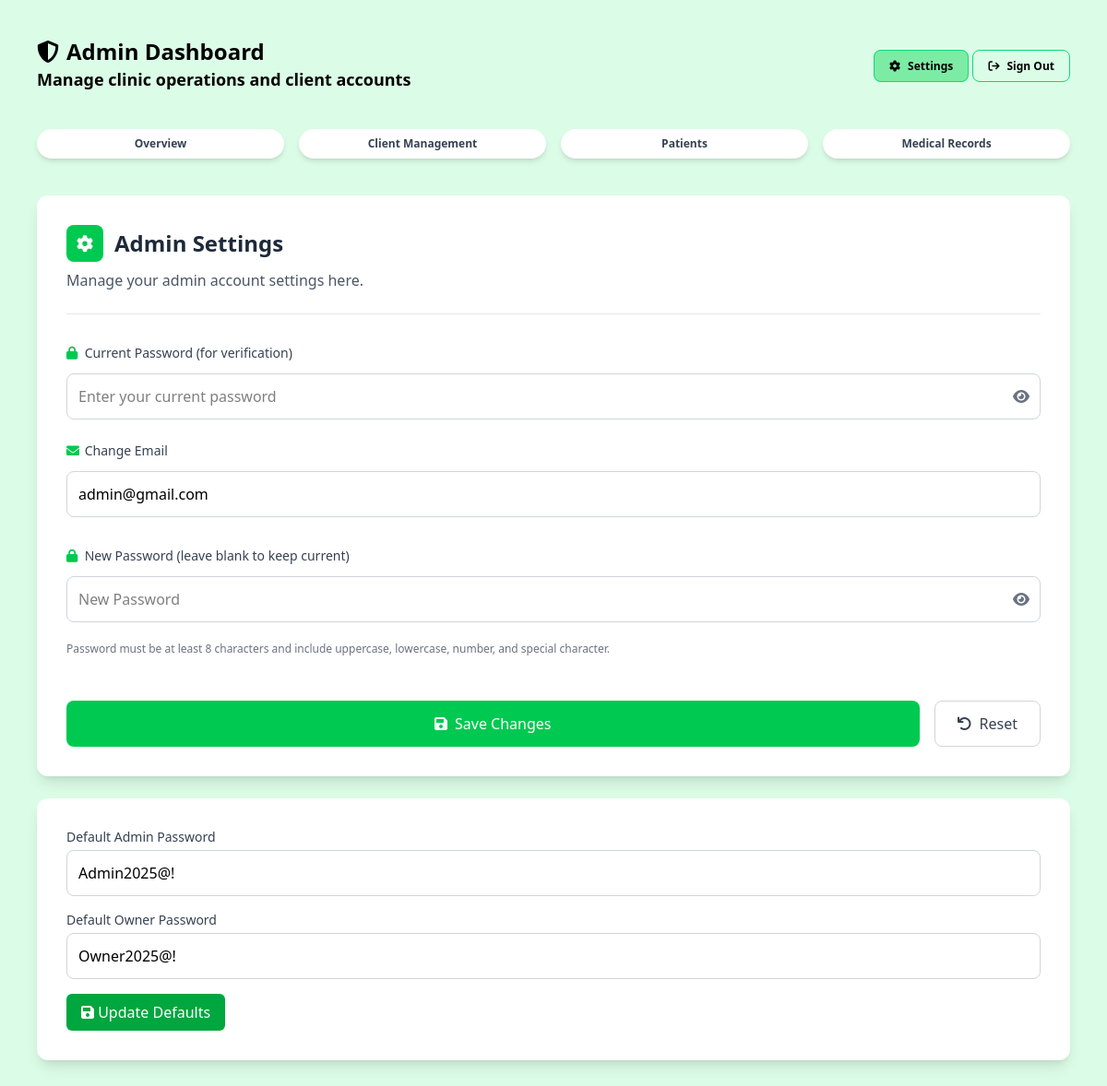
/admin/admin-settings.php (signed in), run on the app's committed database.
### tables this page shows
CREATE TABLE `users` (
  `id` bigint(20) NOT NULL,
  `email` varchar(191) NOT NULL,
  `password` text NOT NULL,
  `access_type` enum('admin','owner') NOT NULL,
  `status` enum('Active','Inactive') NOT NULL DEFAULT 'Active'
);

CREATE TABLE `system_settings` (
  `id` int(11) NOT NULL,
  `setting_key` varchar(100) DEFAULT NULL,
  `setting_value` varchar(255) DEFAULT NULL,
  `updated_at` timestamp NOT NULL DEFAULT current_timestamp() ON UPDATE current_timestamp()
);

### functions/session.php (called while the page is built, shortened)
<?php
class SessionManager
{
    public static function isLoggedIn(): bool
    {
        return isset($_SESSION['user_id']);
    }
    public static function getUser(PDO $pdo): ?array
    {
        $userId = $_SESSION['user_id'];
        $accessType = $_SESSION['access_type'] ?? null;
        if ($accessType === 'owner') {
            $stmt = $pdo->prepare("
            SELECT o.id AS owner_id, o.name, o.email, o.phone, o.address, o.status, o.created_at,
                   u.id AS user_id, u.email, u.access_type
            FROM owners o
            INNER JOIN users u ON o.user_id = u.id
            WHERE u.id = ?
        ");
            $stmt->execute([$userId]);
            return $stmt->fetch(PDO::FETCH_ASSOC) ?: null;
        } else {
            $stmt = $pdo->prepare("
            SELECT id AS user_id, email, password, access_type
            FROM users
            WHERE id = ?
        ");
            $stmt->execute([$userId]);
            return $stmt->fetch(PDO::FETCH_ASSOC) ?: null;
        }
    }
}

### functions/settings.php (called while the page is built, shortened)
<?php
function getDefaultPassword(PDO $pdo, string $access_type): ?string
{
    $key = 'default_' . strtolower($access_type) . '_password';
    $stmt = $pdo->prepare("SELECT setting_value FROM system_settings WHERE setting_key = ?");
    $stmt->execute([$key]);
    return $stmt->fetchColumn();
}

### admin/admin-settings.php (the view, shortened to what this page needs)
<?php
include_once __DIR__ . '/../config/config.php';
include_once __DIR__ . '/../functions/settings.php';
require_once __DIR__ . '/../functions/session.php';
$admin = SessionManager::getUser($pdo);
?>
<!DOCTYPE html>
<html lang="en">
<head>
    <link rel="stylesheet" href="../assets/css/output.css">
    <link rel="stylesheet" href="https://cdnjs.cloudflare.com/ajax/libs/font-awesome/6.0.0-beta3/css/all.min.css">
</head>
<body class="w-full bg-green-100 min-h-screen overflow-y-auto">
    <?php
    include '../includes/admin-header.php';
    ?>
    <main class="p-10 max-w-[1400px] mx-auto space-y-6">
        <section class="w-full bg-white shadow-lg rounded-xl p-8">
            <div class="mb-8 border-b border-gray-200 pb-6">
                <div class="flex items-center gap-3 mb-2">
                    <div class="w-10 h-10 bg-green-500 rounded-lg flex items-center justify-center">
                        <i class="fas fa-cog text-white text-lg"></i>
                    </div>
                    <h3 class="text-2xl font-semibold text-gray-800">Admin Settings</h3>
                </div>
                <p class="text-gray-600">Manage your admin account settings here.</p>
            </div>
            <form class="space-y-6" method="POST" id="adminSettingsForm">
                <div class="space-y-2">
                    <label for="current_password" class="block text-sm font-medium text-gray-700 items-center gap-2">
                        <i class="fas fa-lock text-green-500 w-4"></i>
                        Current Password (for verification)
                    </label>
                    <div class="relative">
                        <input type="password" id="current_password" placeholder="Enter your current password"
                            autocomplete="off" name="current_password"
                            class="border border-gray-300 rounded-lg p-3 mt-1 w-full pr-12 focus:ring-2 focus:ring-green-500 focus:border-green-500 transition-colors">
                        <button type="button" onclick="togglePassword('current_password', 'current_toggleIcon')"
                            class="absolute right-3 top-1/2 transform -translate-y-1/2 text-gray-500 hover:text-green-500 transition-colors">
                            <i class="fas fa-eye mt-2 cursor-pointer" id="current_toggleIcon"></i>
                        </button>
                    </div>
                </div>
                <div class="space-y-2">
                    <label for="email" class="block text-sm font-medium text-gray-700 items-center gap-2">
                        <i class="fas fa-envelope text-green-500 w-4"></i>
                        Change Email
                    </label>
                    <input type="email" id="email" placeholder="New Email" name="email"
                        value="<?php echo htmlspecialchars($admin['email']); ?>"
                        class="border border-gray-300 rounded-lg p-3 mt-1 w-full focus:ring-2 focus:ring-green-500 focus:border-green-500 transition-colors">
                </div>
                <div class="space-y-2">
                    <label for="password" class="block text-sm font-medium text-gray-700 items-center gap-2">
                        <i class="fas fa-lock text-green-500 w-4"></i>
                        New Password (leave blank to keep current)
                    </label>
                    <div class="relative">
                        <input type="password" id="password" placeholder="New Password" name="password"
                            autocomplete="off"
                            class="border border-gray-300 rounded-lg p-3 mt-1 w-full pr-12 focus:ring-2 focus:ring-green-500 focus:border-green-500 transition-colors">
                        <button type="button" onclick="togglePassword('password', 'toggleIcon')"
                            class="absolute right-3 top-1/2 transform -translate-y-1/2 text-gray-500 hover:text-green-500 transition-colors">
                            <i class="fas fa-eye mt-2 cursor-pointer" id="toggleIcon"></i>
                        </button>
                    </div>
                    <div id="password_strength" class="password-strength-meter"></div>
                    <p class="text-xs text-gray-500 mt-1">Password must be at least 8 characters and include uppercase,
                        lowercase, number, and special character.</p>
                </div>
                <div class="flex gap-4 pt-6">
                    <button type="submit" name="update" id="submitButton"
                        class="flex-1 cursor-pointer bg-green-500 hover:bg-green-600 text-white py-3 px-6 rounded-lg font-medium transition-colors duration-200 flex items-center justify-center gap-2">
                        <i class="fas fa-save"></i>
                        Save Changes
                    </button>
                    <button type="button" onclick="resetToOriginalValues()"
                        class="px-6 cursor-pointer py-3 border border-gray-300 text-gray-700 rounded-lg hover:bg-gray-50 transition-colors duration-200 flex items-center gap-2">
                        <i class="fas fa-undo"></i>
                        Reset
                    </button>
                </div>
            </form>
        </section>
        <section class="w-full bg-white shadow-lg rounded-xl p-8">
            <form method="POST" id="updateDefaultPassword" action="" class="space-y-4">
                <div>
                    <label class="block text-sm font-medium text-gray-700">Default Admin Password</label>
                    <input type="text" name="admin_password"
                        value="<?php echo htmlspecialchars(getDefaultPassword($pdo, 'admin')); ?>"
                        class="border border-gray-300 rounded-lg p-3 mt-1 w-full pr-12 focus:ring-2 focus:ring-green-500 focus:border-green-500 transition-colors"
                        required>
                </div>
                <div>
                    <label class="block text-sm font-medium text-gray-700">Default Owner Password</label>
                    <input type="text" name="owner_password"
                        value="<?php echo htmlspecialchars(getDefaultPassword($pdo, 'owner')); ?>"
                        class="border border-gray-300 rounded-lg p-3 mt-1 w-full pr-12 focus:ring-2 focus:ring-green-500 focus:border-green-500 transition-colors"
                        required>
                </div>
                <button type="submit" id="updateDefaultPasswordBtn"
                    class="px-4 py-2 bg-green-600 text-white rounded-md hover:bg-green-700 cursor-pointer">
                    <i class="fas fa-save"></i>
                    Update Defaults
                </button>
            </form>
        </section>
    </main>
</body>
</html>

### admin/admin-settings.php (style rules this page uses)
.password-strength-meter { height: 5px; margin-top: 8px; border-radius: 3px; transition: all 0.3s ease; }

### data on the page
users: email "admin@gmail.com"
system_settings: admin_password "Admin2025@!"
system_settings: owner_password "Owner2025@!"
